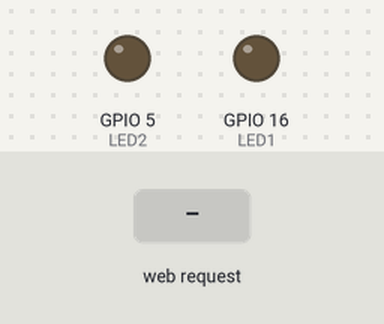
Simulated run of this sketch. Board: ESP8266 (NodeMCU). On the bench: output pins drawn as LEDs (lit = HIGH). Inputs (shaded band) come from the test bench. WiFi joins after 1.5 s; servers stay silent unless stated; what the sketch prints to the serial monitor is not drawn.

Above: at 2.7 s.
2.8 s: HTTP request GET /LED1ON received
At 3.7 s:
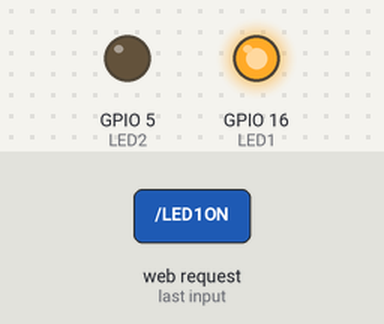
4.3 s: HTTP request GET /LED2ON received
At 4.9 s:
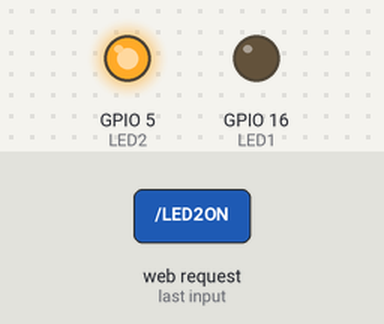
5.8 s: HTTP request GET /LED2OFF received
At 6.1 s:
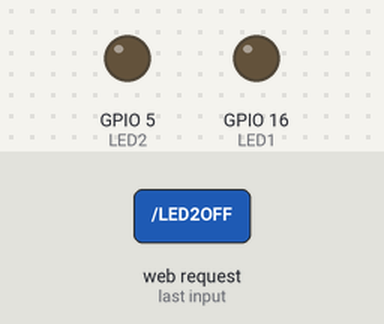
Timing chart, 0 to 8.8 s (numbered marks = the images above; inputs shaded):
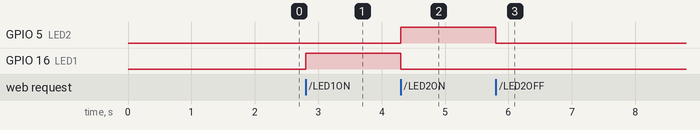

Measured:
- after the input at 2.8 s, GPIO 16 (LED1): LOW → HIGH at once
- after the input at 4.3 s, GPIO 5 (LED2): LOW → HIGH at once; GPIO 16 (LED1): HIGH → LOW at once
- after the input at 5.8 s, GPIO 5 (LED2): HIGH → LOW at once

The sketch:

POSTTEST_1.ino
```cpp
#include <ESP8266WiFi.h>
#include <ESP8266WebServer.h>

#define LED1 16  // Pemilihan Pin D0
#define LED2 5    // Pemilihan Pin D1

const char* ssid = "Universitas Mulawarman";       // Nama SSID AP/Hotspot
const char* password = "";    // Password Wifi

ESP8266WebServer server(80);      //Menyatakan Webserver pada port 80
String webpage;

void setup() {  //Pengaturan Pin
  Serial.begin(115200);
  delay(10);

  pinMode(LED1, OUTPUT);
  pinMode(LED2, OUTPUT);

  // Connect ke WiFi
  Serial.println();
  Serial.print("Configuring access point...");

  // Mengatur WiFi
  WiFi.mode(WIFI_STA);                      // Mode Station
  // WiFi.mode(WIFI_AP);                      // Mode AP
  WiFi.begin(ssid, password);               // Mencocokan SSID dan Password

  while (WiFi.status() != WL_CONNECTED) {
    delay(500);
    Serial.print(".");
  }

  // Print status Connect
  Serial.println("IP address: ");
  Serial.println(WiFi.localIP());
  // Serial.println(WiFi.softAPIP());

  digitalWrite(LED1, LOW);
  digitalWrite(LED2, LOW);

  // Isi dari Webpage
  webpage += "<h1> <center> POSTTEST 1 IoT </center> </h1>";
  webpage += "<h1> <center> Web Control LED ESP8266 </center> </h1>";
  webpage += "LED 1 : ";
  webpage += "<a href=\"LED1ON\"\"><button>ON</button></a><a href=\"LED1OFF\"\"><button>OFF</button></a><br>";
  webpage += "LED 2 : ";
  webpage += "<a href=\"LED2ON\"\"><button>ON</button></a><a href=\"LED2OFF\"\"><button>OFF</button></a><br>";

  // Membuat file webpage
  server.on("/", []() {
    server.send(200, "text/html", webpage);
  });

  // Bagian ini untuk merespon perintah yang masuk
  server.on("/LED1ON", []() {
    server.send(200, "text/html", webpage);
    digitalWrite(LED1, HIGH);
    digitalWrite(LED2, LOW);
  });
  server.on("/LED2ON", []() {
    server.send(200, "text/html", webpage);
    digitalWrite(LED2, HIGH);
    digitalWrite(LED1, LOW);
  });
  server.on("/LED1OFF", []() {
    server.send(200, "text/html", webpage);
    digitalWrite(LED1, LOW);
  });
  server.on("/LED2OFF", []() {
    server.send(200, "text/html", webpage);
    digitalWrite(LED2, LOW);
  });

  server.begin();
  Serial.println("Server dijalankan");
}

void loop() {  //Perulangan Program
  server.handleClient();
}
```
